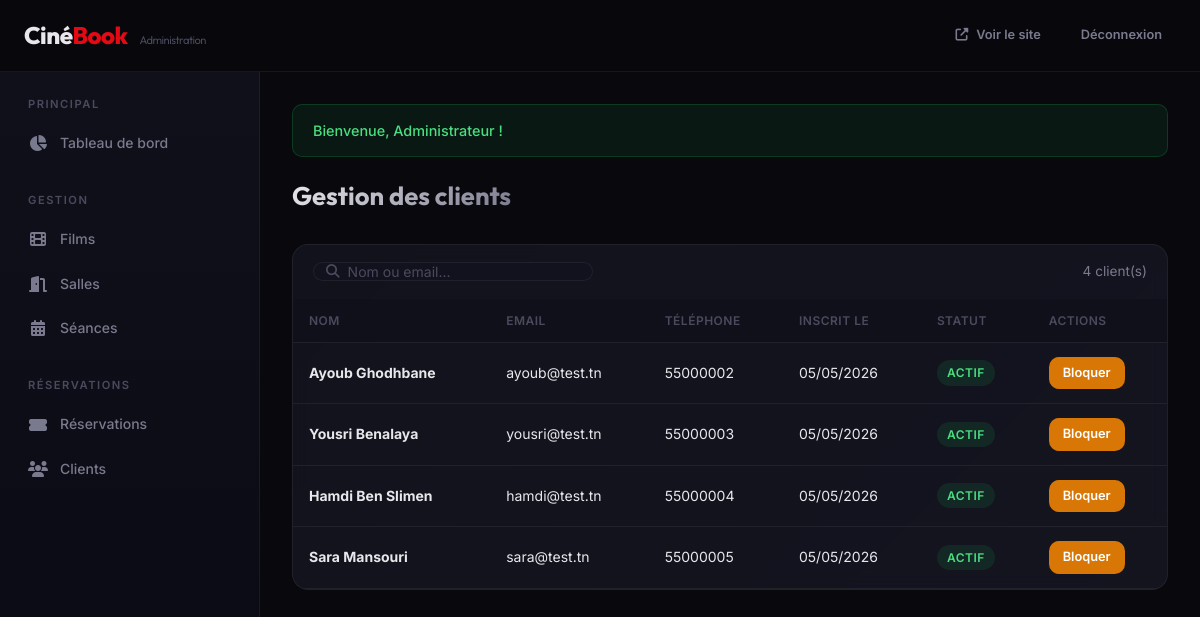
Page /index.php?page=admin-users (signed in) on the committed database.
### tables this page shows
CREATE TABLE IF NOT EXISTS users (
    id INT AUTO_INCREMENT PRIMARY KEY,
    name VARCHAR(100) NOT NULL,
    email VARCHAR(150) NOT NULL UNIQUE,
    password VARCHAR(255) NOT NULL,
    phone VARCHAR(20) DEFAULT NULL,
    role ENUM('user', 'admin') DEFAULT 'user',
    is_active TINYINT(1) DEFAULT 1,
    created_at DATETIME DEFAULT CURRENT_TIMESTAMP,
    updated_at DATETIME DEFAULT CURRENT_TIMESTAMP ON UPDATE CURRENT_TIMESTAMP
);

### helpers/validation.php (called while the page is built, shortened)
<?php
function sanitize(string $input): string
{
    return htmlspecialchars(trim($input), ENT_QUOTES, 'UTF-8');
}
function e(?string $value): string
{
    return htmlspecialchars($value ?? '', ENT_QUOTES, 'UTF-8');
}

### config/database.php (called while the page is built, shortened)
<?php
function getDB(): PDO
{
    static $pdo = null;
    if ($pdo === null) {
        $dsn = "mysql:host=" . DB_HOST . ";dbname=" . DB_NAME . ";charset=" . DB_CHARSET;
        $options = [
            PDO::ATTR_ERRMODE            => PDO::ERRMODE_EXCEPTION,
            PDO::ATTR_DEFAULT_FETCH_MODE => PDO::FETCH_ASSOC,
            PDO::ATTR_EMULATE_PREPARES   => false,
        ];
        try {
            $pdo = new PDO($dsn, DB_USER, DB_PASS, $options);
        } catch (PDOException $e) {
            die("Erreur de connexion à la base de données : " . $e->getMessage());
        }
    }
    return $pdo;
}

### models/User.php (called while the page is built, shortened)
<?php
class User
{
    private PDO $db;
    public function __construct()
    {
        $this->db = getDB();
    }
    public function getAll(string $search = '', int $page = 1, int $perPage = ITEMS_PER_PAGE): array
    {
        $offset = ($page - 1) * $perPage;
        $where = "WHERE role = 'user'";
        $params = [];
        $countStmt = $this->db->prepare("SELECT COUNT(*) FROM users {$where}");
        $countStmt->execute($params);
        $total = (int)$countStmt->fetchColumn();
        $stmt = $this->db->prepare(
            "SELECT * FROM users {$where} ORDER BY created_at DESC LIMIT {$perPage} OFFSET {$offset}"
        );
        $stmt->execute($params);
        $users = $stmt->fetchAll();
        return [
            'data'       => $users,
            'total'      => $total,
            'page'       => $page,
            'perPage'    => $perPage,
            'totalPages' => ceil($total / $perPage),
        ];
    }
}

### views/admin/users/index.php (the view, shortened to what this page needs)
<?php require_once __DIR__ . '/../../layouts/admin_header.php'; ?>
<div class="admin-page-header">
    <h1>Gestion des clients</h1>
</div>
<div class="table-wrap">
    <div class="table-header">
        <form method="GET" action="<?= BASE_URL ?>/index.php" class="search-box">
            <i class="fas fa-search"></i>
            <input type="text" name="search" placeholder="Nom ou email..." value="<?= e($search ?? '') ?>">
        </form>
        <span class="text-muted" style="font-size:0.85rem;"><?= $users['total'] ?> client(s)</span>
    </div>
    <table class="data-table">
        <thead>
            <tr><th>Nom</th><th>Email</th><th>Téléphone</th><th>Inscrit le</th><th>Statut</th><th>Actions</th></tr>
        </thead>
        <tbody>
            <?php if (empty($users['data'])): ?>
                <tr><td colspan="6" class="text-center text-muted" style="padding:32px;">Aucun client.</td></tr>
            <?php else: ?>
                <?php foreach ($users['data'] as $u): ?>
                    <tr>
                        <td><strong><?= e($u['name']) ?></strong></td>
                        <td><?= e($u['email']) ?></td>
                        <td><?= e($u['phone'] ?? '-') ?></td>
                        <td><?= date('d/m/Y', strtotime($u['created_at'])) ?></td>
                        <td><span class="badge <?= $u['is_active'] ? 'badge-success' : 'badge-danger' ?>"><?= $u['is_active'] ? 'Actif' : 'Bloqué' ?></span></td>
                        <td>
                            <a href="<?= BASE_URL ?>/index.php?page=admin-users&action=toggle&id=<?= $u['id'] ?>" class="btn <?= $u['is_active'] ? 'btn-warning' : 'btn-success' ?> btn-sm">
                                <?= $u['is_active'] ? 'Bloquer' : 'Activer' ?>
                            </a>
                        </td>
                    </tr>
                <?php endforeach; ?>
            <?php endif; ?>
        </tbody>
    </table>
</div>
<?php require_once __DIR__ . '/../../layouts/admin_footer.php'; ?>

### assets/css/style.css (style rules this page uses)
:root { --bg-primary: #08080d; --bg-secondary: #10101a; --bg-card: #14141f; --bg-elevated: #1a1a28; --bg-input: #12121e; --accent: #e50914; --accent-hover: #ff1a26; --accent-gold: #f5c518; --accent-blue: #3b82f6; --text-primary: #e8e8ec; --text-secondary: #7a7a8e; --text-muted: #4a4a5e; --border: rgba(255,255,255,0.06); --border-hover: rgba(255,255,255,0.12); --radius: 10px; --radius-lg: 16px; --shadow: 0 4px 24px rgba(0,0,0,0.4); --shadow-lg: 0 8px 40px rgba(0,0,0,0.6); --transition: 0.25s cubic-bezier(0.4,0,0.2,1); --font-body: 'Inter', -apple-system, sans-serif; --font-display: 'Outfit', 'Inter', sans-serif; --max-width: 1280px; --header-height: 72px; }
*, *::before, *::after { box-sizing: border-box; margin: 0; padding: 0; }
html { scroll-behavior: smooth; -webkit-font-smoothing: antialiased; }
body { font-family: var(--font-body); background: var(--bg-primary); color: var(--text-primary); line-height: 1.6; min-height: 100vh; }
a { color: inherit; text-decoration: none; }
button, input, select, textarea { font-family: inherit; font-size: inherit; }
h1, h2, h3, h4 { font-family: var(--font-display); font-weight: 700; line-height: 1.2; }
h1 { font-size: 2.5rem; }
.btn { display: inline-flex; align-items: center; justify-content: center; gap: 8px; padding: 10px 24px; border-radius: var(--radius); font-weight: 600; font-size: 0.875rem; border: none; cursor: pointer; transition: all var(--transition); text-decoration: none; white-space: nowrap; }
.btn-sm { padding: 6px 14px; font-size: 0.8rem; }
.btn-warning { background: #d97706; color: #fff; }
.badge { display: inline-flex; align-items: center; padding: 3px 10px; border-radius: 20px; font-size: 0.75rem; font-weight: 600; text-transform: uppercase; letter-spacing: 0.5px; }
.badge-success { background: rgba(22,163,74,0.15); color: #4ade80; }
.search-box { display: flex; align-items: center; gap: 10px; background: var(--bg-input); border: 1px solid var(--border); border-radius: var(--radius); padding: 10px 16px; min-width: 280px; transition: border-color var(--transition); }
.search-box i { color: var(--text-muted); font-size: 0.85rem; flex-shrink: 0; }
.search-box input, .search-box input[type="text"], .search-box input[type="search"] { background: transparent; border: none; outline: none; color: var(--text-primary); font-size: 0.875rem; width: 100%; padding: 0; margin: 0; -webkit-appearance: none; appearance: none; box-shadow: none; }
.search-box input::placeholder { color: var(--text-muted); }
.data-table { width: 100%; border-collapse: collapse; }
.data-table th { text-align: left; padding: 12px 16px; font-size: 0.75rem; font-weight: 600; text-transform: uppercase; letter-spacing: 0.5px; color: var(--text-muted); border-bottom: 1px solid var(--border); background: var(--bg-secondary); }
.data-table td { padding: 14px 16px; border-bottom: 1px solid var(--border); font-size: 0.875rem; vertical-align: middle; }
.table-wrap { background: var(--bg-card); border: 1px solid var(--border); border-radius: var(--radius-lg); overflow: hidden; }
.text-muted { color: var(--text-secondary); }

### assets/css/admin.css (style rules this page uses)
.admin-page-header { display: flex; align-items: center; justify-content: space-between; margin-bottom: 32px; }
.admin-page-header h1 { font-size: 1.6rem; font-weight: 700; background: linear-gradient(135deg, var(--text-primary) 0%, var(--text-secondary) 100%); -webkit-background-clip: text; -webkit-text-fill-color: transparent; background-clip: text; }
.table-header { display: flex; align-items: center; justify-content: space-between; padding: 16px 20px; }
.search-box { display: flex; align-items: center; gap: 8px; background: var(--bg-input); border: 1px solid var(--border); border-radius: var(--radius); padding: 0 12px; transition: border-color var(--transition); }
.search-box input { background: none; border: none; color: var(--text-primary); padding: 8px 0; outline: none; width: 200px; }
.search-box i { color: var(--text-muted); }
.table-wrap { background: linear-gradient(135deg, rgba(20,20,31,0.9) 0%, rgba(26,26,40,0.7) 100%); border: 1px solid var(--border); border-radius: var(--radius-lg); overflow: hidden; backdrop-filter: blur(10px); }

### rows in the picture
users: name "Ayoub Ghodhbane", email "ayoub@test.tn", phone "55000002", created_at "05/05/2026", is_active "ACTIF"
users: name "Yousri Benalaya", email "yousri@test.tn", phone "55000003", created_at "05/05/2026", is_active "ACTIF"
users: name "Hamdi Ben Slimen", email "hamdi@test.tn", phone "55000004", created_at "05/05/2026", is_active "ACTIF"
users: name "Sara Mansouri", email "sara@test.tn", phone "55000005", created_at "05/05/2026", is_active "ACTIF"

### other values in the picture
$flashSuccess "Bienvenue, Administrateur !"
$users['total'] "4"
